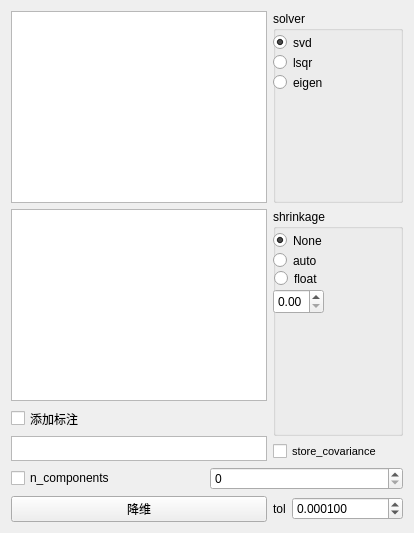
           <widget class="QWidget" name="page_23">
            <layout class="QGridLayout" name="gridLayout_26">
             <item row="1" column="0" rowspan="2">
              <widget class="QListWidget" name="listWidget_LDA_2"/>
             </item>
             <item row="5" column="0" colspan="2">
              <layout class="QHBoxLayout" name="horizontalLayout_8">
               <item>
                <widget class="QCheckBox" name="checkBox_LDA_n_components">
                 <property name="text">
                  <string>n_components</string>
                 </property>
                </widget>
               </item>
               <item>
                <widget class="QSpinBox" name="spinBox_LDA_n_components"/>
               </item>
              </layout>
             </item>
             <item row="0" column="1">
              <widget class="QGroupBox" name="groupBox_13">
               <property name="title">
                <string>solver</string>
               </property>
               <widget class="QRadioButton" name="radioButton_LDA_solver_svd">
                <property name="geometry">
                 <rect>
                  <x>0</x>
                  <y>20</y>
                  <width>112</width>
                  <height>23</height>
                 </rect>
                </property>
                <property name="text">
                 <string>svd</string>
                </property>
                <property name="checked">
                 <bool>true</bool>
                </property>
               </widget>
               <widget class="QRadioButton" name="radioButton_LDA_solver_lsqr">
                <property name="geometry">
                 <rect>
                  <x>0</x>
                  <y>40</y>
                  <width>112</width>
                  <height>23</height>
                 </rect>
                </property>
                <property name="text">
                 <string>lsqr</string>
                </property>
               </widget>
               <widget class="QRadioButton" name="radioButton_LDA_solver_eigen">
                <property name="geometry">
                 <rect>
                  <x>0</x>
                  <y>60</y>
                  <width>112</width>
                  <height>23</height>
                 </rect>
                </property>
                <property name="text">
                 <string>eigen</string>
                </property>
               </widget>
              </widget>
             </item>
             <item row="6" column="1">
              <layout class="QHBoxLayout" name="horizontalLayout_9">
               <item>
                <widget class="QLabel" name="label_LDA_tol">
                 <property name="sizePolicy">
                  <sizepolicy hsizetype="Fixed" vsizetype="Preferred">
                   <horstretch>0</horstretch>
                   <verstretch>0</verstretch>
                  </sizepolicy>
                 </property>
                 <property name="text">
                  <string>tol</string>
                 </property>
                </widget>
               </item>
               <item>
                <widget class="QDoubleSpinBox" name="doubleSpinBox_LDA_tol">
                 <property name="prefix">
                  <string/>
                 </property>
                 <property name="decimals">
                  <number>6</number>
                 </property>
                 <property name="maximum">
                  <double>99999999999999.000000000000000</double>
                 </property>
                 <property name="singleStep">
                  <double>0.000100000000000</double>
                 </property>
                 <property name="value">
                  <double>0.000100000000000</double>
                 </property>
                </widget>
               </item>
              </layout>
             </item>
             <item row="0" column="0">
              <widget class="QListWidget" name="listWidget_LDA"/>
             </item>
             <item row="4" column="1">
              <widget class="QCheckBox" name="checkBox_LDA_store_covariance">
               <property name="font">
                <font>
                 <pointsize>8</pointsize>
                </font>
               </property>
               <property name="text">
                <string>store_covariance</string>
               </property>
              </widget>
             </item>
             <item row="3" column="0" rowspan="2">
              <layout class="QVBoxLayout" name="verticalLayout_5">
               <item>
                <widget class="QCheckBox" name="checkBox_LDA_add_labels">
                 <property name="sizePolicy">
                  <sizepolicy hsizetype="Fixed" vsizetype="Fixed">
                   <horstretch>0</horstretch>
                   <verstretch>0</verstretch>
                  </sizepolicy>
                 </property>
                 <property name="maximumSize">
                  <size>
                   <width>16777215</width>
                   <height>23</height>
                  </size>
                 </property>
                 <property name="text">
                  <string>添加标注</string>
                 </property>
                </widget>
               </item>
               <item>
                <widget class="QListWidget" name="listWidget_LDA_3">
                 <property name="sizePolicy">
                  <sizepolicy hsizetype="Fixed" vsizetype="Fixed">
                   <horstretch>0</horstretch>
                   <verstretch>0</verstretch>
                  </sizepolicy>
                 </property>
                 <property name="maximumSize">
                  <size>
                   <width>16777215</width>
                   <height>25</height>
                  </size>
                 </property>
                </widget>
               </item>
              </layout>
             </item>
             <item row="6" column="0">
              <widget class="QPushButton" name="LDA_Btn">
               <property name="text">
                <string>降维</string>
               </property>
              </widget>
             </item>
             <item row="1" column="1" rowspan="3">
              <widget class="QGroupBox" name="groupBox_14">
               <property name="title">
                <string>shrinkage</string>
               </property>
               <widget class="QRadioButton" name="radioButton_LDA_shrinkage_None">
                <property name="geometry">
                 <rect>
                  <x>0</x>
                  <y>20</y>
                  <width>112</width>
                  <height>23</height>
                 </rect>
                </property>
                <property name="text">
                 <string>None</string>
                </property>
                <property name="checked">
                 <bool>true</bool>
                </property>
               </widget>
               <widget class="QRadioButton" name="radioButton_LDA_shrinkage_auto">
                <property name="geometry">
                 <rect>
                  <x>0</x>
                  <y>40</y>
                  <width>112</width>
                  <height>23</height>
                 </rect>
                </property>
                <property name="text">
                 <string>auto</string>
                </property>
               </widget>
               <widget class="QRadioButton" name="radioButton_LDA_shrinkage_float">
                <property name="geometry">
                 <rect>
                  <x>1</x>
                  <y>58</y>
                  <width>58</width>
                  <height>23</height>
                 </rect>
                </property>
                <property name="text">
                 <string>float</string>
                </property>
               </widget>
               <widget class="QDoubleSpinBox" name="doubleSpinBox_LDA_float">
                <property name="geometry">
                 <rect>
                  <x>0</x>
                  <y>80</y>
                  <width>51</width>
                  <height>25</height>
                 </rect>
                </property>
                <property name="maximum">
                 <double>1.000000000000000</double>
                </property>
                <property name="singleStep">
                 <double>0.100000000000000</double>
                </property>
               </widget>
              </widget>
             </item>
            </layout>
           </widget>
